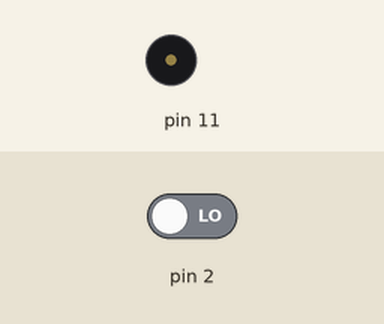
This sketch was run on a simulated Arduino Uno, built with avr-gcc and run on an emulated ATmega328P. On the bench: buzzer (waves = sounding). The test bench sets the inputs (shaded band); at power-on: pin 2 LOW. What the sketch prints to the serial monitor is not drawn.

Above: at 0.5 s.
Timing chart, 0 to 4.6 s (numbered marks = the images above):
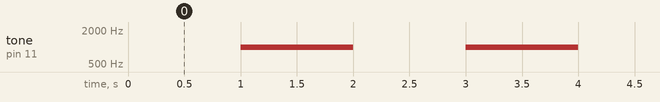

The sketch:

PIR_test.ino
```cpp
void setup() {
    Serial.begin(9600);
    pinMode(2, INPUT);
    pinMode(11, OUTPUT);

}

void loop(){
    int val = digitalRead(2);
    Serial.println(val);
    noTone(11);
    delay(1000);
    tone(11, 1000);
    delay(1000);
}
```

Measured:
- by itself, tone on pin 11: alternates 1000 Hz for 1.0 s and silent for 1.0 s
